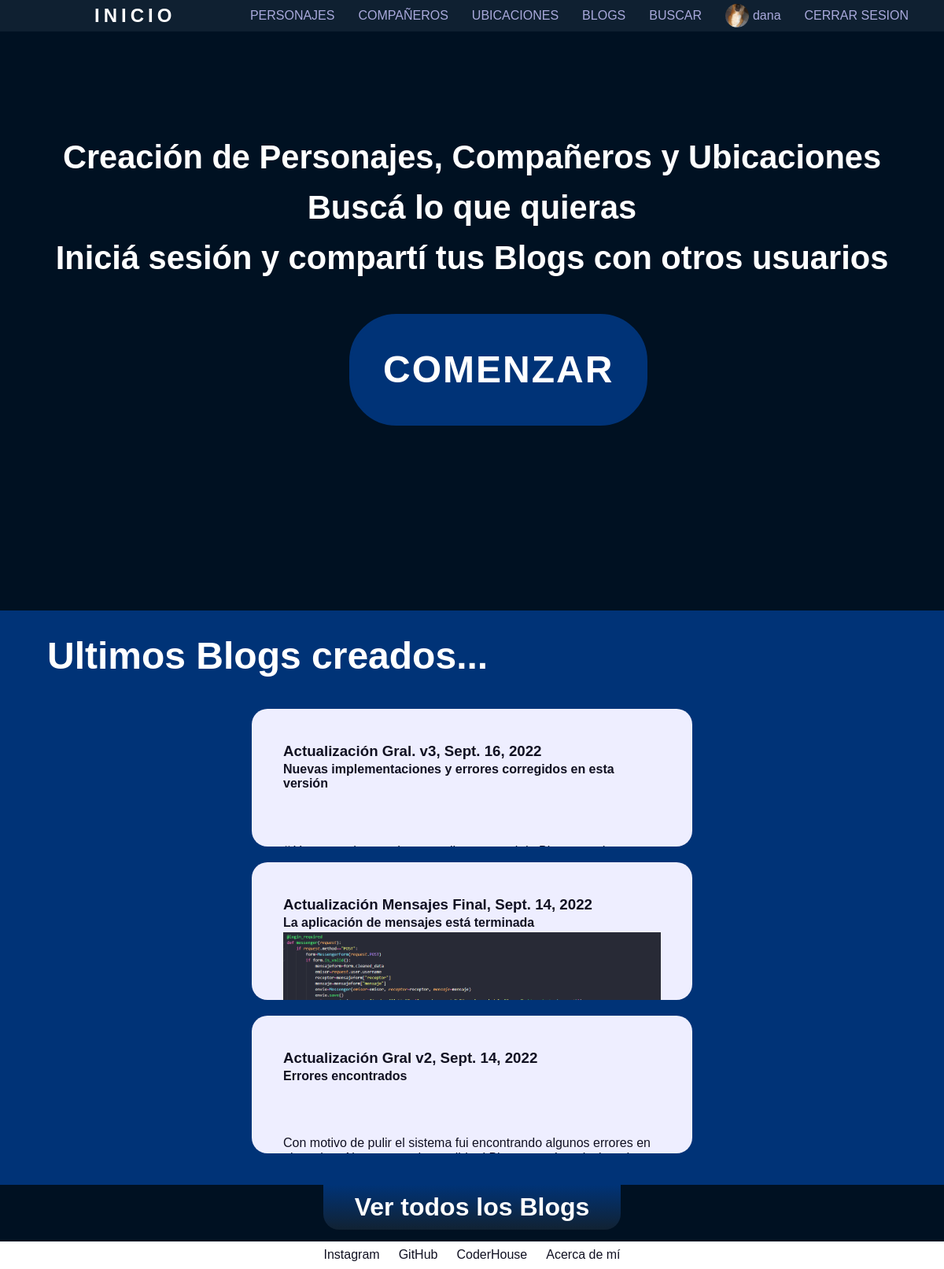
/ (signed in), run on the app's committed database.
### AppPersonajes/models.py (models this page shows, shortened)
class UserBlog(models.Model):
    username=models.CharField(max_length=50)
    titulo=models.CharField(max_length=50)
    subtitulo=models.CharField(max_length=100)
    fechapub=models.DateField(default=datetime.now)
    imagen=models.ImageField(upload_to='blogs', null=True, blank=True)
    texto=RichTextField(max_length=2000)

### AppPersonajes/views.py (the view)
# urls.py: path("", inicio, name="inicio"),
def inicio(request):
    blogs=UserBlog.objects.order_by("-fechapub")[:3]
    return render(request, "App/inicio.html", {"blogs":blogs, "imagen":obtenerAvatar(request)})

### AppPersonajes/views.py (called while the page is built)
@login_required
def obtenerAvatar(request):
    lista=Avatar.objects.filter(user=request.user)
    if len(lista)!=0:
        imagen=lista[0].imagen.url
    else:
        imagen=""
    return imagen

### AppPersonajes/templates/App/inicio.html (shortened to what this page needs)
{% extends "App/padre.html" %}
{% load static %}
{% block contenido_variable %}
    <div class="contenedor_inicio">
        <h1 class="titulo_inicio">
            <p class="p1">Creación de Personajes, Compañeros y Ubicaciones</p><br>
            <p class="p2">Buscá lo que quieras</p><br>
            <p class="p3">Iniciá sesión y compartí tus Blogs con otros usuarios</p>
        </h1>
        <a class="btn_crear" href="{% url 'crear' %}">COMENZAR </a>
    </div>
    <div class="last3">Ultimos Blogs creados...</div>
    <section class="section-blogs">
        {% for blog in blogs reversed %}
            <a class="cada-blog" href="{% url 'blog' blog.id %}" title="Leer más">
                <h3>{{ blog.titulo }}, {{ blog.fechapub }}</h3>
                <h4>{{ blog.subtitulo }}</h4>
                {% if blog.imagen %}
                    <img src="{{ blog.imagen.url }}" alt="img-blog" title="Imagen Blog de {{ blog.username }}">
                {% else %}
                    <p class="blog-texto">{{ blog.texto|safe }}</p>
                {% endif %}
            </a>
        {% endfor %}
    </section>
    <a class="btn-listablog" href="{% url 'listablog' %}">Ver todos los Blogs</a>
{% endblock %}

### AppPersonajes/templates/App/padre.html (shortened to what this page needs)
<!DOCTYPE html>
<html lang="en">
    <head>
        {% load static %}
        <link href= "{% static '\App\css\style.css' %}" rel="stylesheet" />
        <link href="{% static '\App\css\normalize.css' %}" rel="stylesheet">
    </head>
    <body>
        <header>
            <a class="btn_inicio" href="{% url 'inicio' %}">INICIO</a>
            <nav class="barra_nav">
                <ul>
                    <li><a class="btn_ref" href="{% url 'personajes' %}">PERSONAJES</a></li>
                    <li><a class="btn_ref" href="{% url 'compañeros' %}">COMPAÑEROS</a></li>
                    <li><a class="btn_ref" href="{% url 'ubicaciones' %}">UBICACIONES</a></li>
                    <li><a class="btn_ref" href="{% url 'listablog' %}">BLOGS</a></li>
                    <li><a class="btn_ref" href="{% url 'busqueda' %}">BUSCAR</a></li>
                    {% if not request.user.is_authenticated %}
                        <li><a class="btn_ref register" href="{% url 'registrate' %}">REGISTRATE</a></li>
                        <li><a class="btn_ref login" href="{% url 'login' %}">INICIAR SESION</a></li>
                    {% else %}
                        <li><a class="btn_ref" href="{% url 'perfil' %}">
                            {% if imagen %}
                                <img class="img-nav" src="{{ imagen }}" alt="img-perfil" title="Foto perfil de {{ user.username }}">
                            {% endif %}{{ user.username }}
                        </a></li>
                        <li><a class="btn_ref logout" href="{% url 'logout' %}">CERRAR SESION</a></li>
                    {% endif %}
                </ul>
            </nav>
        </header>
            {% block contenido_variable %} {% endblock %}
        <footer class="mis_datos">
            <a class="btn_links" target="_blank" href="https://www.instagram.com/gonnzad/">Instagram</a>
            <a class="btn_links" target="_blank" href="https://github.com/GonzaLandini">GitHub</a>
            <a class="btn_links" target="_blank" href="https://plataforma.coderhouse.com/perfil/627a75c68d262f0018d3725f">CoderHouse</a>
            <a class="btn_links" href="{% url 'aboutme' %}">Acerca de mí</a>
        </footer>
    </body>
</html>

### AppPersonajes/static/App/css/style.css (style rules this page uses)
* { color: #fff; text-decoration: none; }
body { background-color: #012; display: flex; flex-direction: column; font-family: sans-serif; }
header { background-color: #123e; display: flex; height: 40px; justify-content: space-between; left: 0; position: fixed; text-align: center; top: 0; width: 100%; z-index: 15; }
.btn_inicio { font-size: 1.5em; font-weight: bold; letter-spacing: 5px; margin: auto; margin-left: 10%; transition: .3s; }
.barra_nav { margin: auto; margin-right: 2.5%; }
.barra_nav ul { display: flex; list-style: none; }
.barra_nav li { margin: auto; }
.img-nav { border-radius: 100%; height: 30px; margin-right: 5px; object-fit:cover; width: 30px; }
.btn_ref { align-items: center; display: flex; color: #aad; margin: 0 15px; min-width: max-content; transition: .3s; }
.mis_datos { background-color: #fff; bottom: 0px; color: #112; display: flex; height: 35px; justify-content: center; position: fixed; width: 100%; z-index: 5; }
.btn_links { color: #112; margin: auto 1%; }
.contenedor_inicio { display: block; height: 92vh; margin-top: 40px; width: 100%; }
.titulo_inicio { font-size: 2.6em; margin: 16vh 0 5vh; text-align: center; width: 100%; }
.titulo_inicio p { display: inline-block; margin: 0; padding: 1vh 0; }
.btn_crear { background-color: #037; border: solid #037; border-radius: 60px; display: flex; font-size: 3em; font-weight: bold; justify-content: center; letter-spacing: 2px; margin:0 37%; min-width: max-content; padding: 40px; transition: 1s; }
.last3 { background-color: #037; font-size: 3em; font-weight: bold; padding: 30px 0 0 5%; width: 100%; }
.section-blogs { align-items: flex-end; background-color: #037; display: flex; flex-wrap: wrap-reverse; height: 100%; justify-content: space-evenly; padding: 30px 50px; width: 100%; }
.cada-blog { background-color: #eef; border-radius: 20px; display: inline-block; padding: 40px; height: 175px; margin: 10px; min-width: 560px; overflow: hidden; width: 32%; }
.cada-blog * { color: #112; margin: 3px 0; }
.blog-texto { display: inline-block; }
.cada-blog img { margin: auto; object-fit: scale-down; }
.btn-listablog { background: linear-gradient(to top, #123, #037); border-radius: 0 0 20px 20px; display: inline-block; font-size: 2em; font-weight: bold; margin: 0 auto 50px; padding: 10px 40px; text-align: center; width: max-content; }

### data on the page
UserBlog: titulo "Actualización Gral v2", fechapub "Sept. 14, 2022", subtitulo "Errores encontrados", texto "Con motivo de pulir el sistema fui encontrando algunos errores en…"
UserBlog: titulo "Actualización Mensajes Final", fechapub "Sept. 14, 2022", subtitulo "La aplicación de mensajes está terminada", imagen (picture)
UserBlog: titulo "Actualización Gral. v3", fechapub "Sept. 16, 2022", subtitulo "Nuevas implementaciones y errores corregidos en esta versión"

### other printed values
{{ user.username }} "dana"
